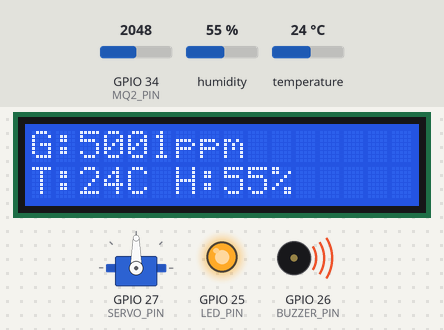
Recording of a sketch running on a simulated ESP32. On the bench: 16×2 character LCD, servo, output pins drawn as LEDs (lit = HIGH), buzzer (waves = sounding, pin HIGH). The inputs (shaded band) are chosen by the test bench; at power-on: GPIO 34 (MQ2_PIN) = 2048, humidity 55 %, temperature 24 °C. WiFi joins after 1.5 s; servers stay silent unless stated.

Above: at 5.0 s.
5.1 s: GPIO 34 (MQ2_PIN) set to 891
At 6.8 s:
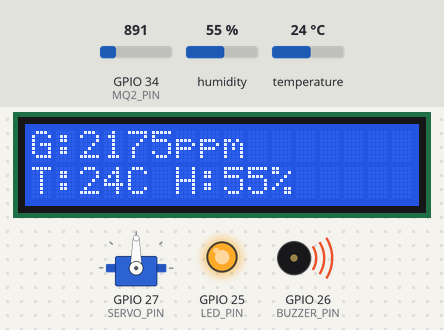
7.4 s: GPIO 34 (MQ2_PIN) set to 753
At 8.9 s:
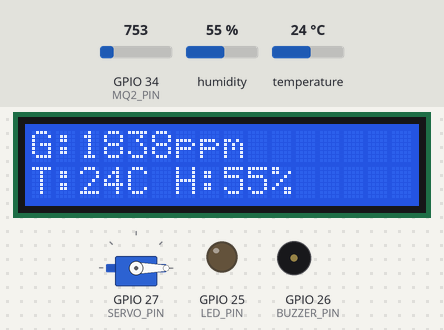
9.5 s: GPIO 34 (MQ2_PIN) set to 43
At 11.0 s:
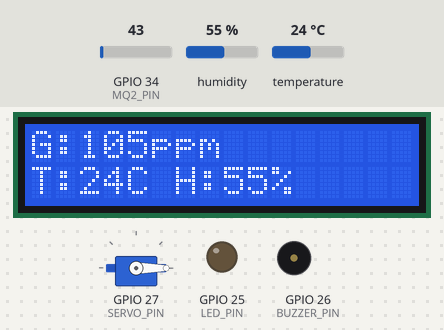
11.5 s: GPIO 34 (MQ2_PIN) set to 36
At 13.0 s:
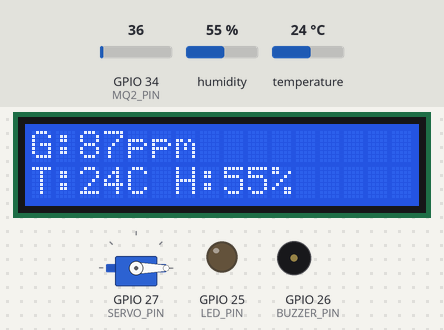
13.6 s: humidity set to 22 %
At 15.0 s:
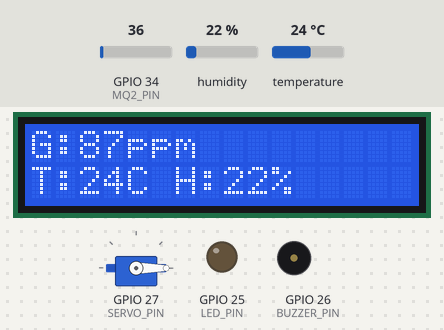
15.6 s: temperature set to 12 °C
At 17.0 s:
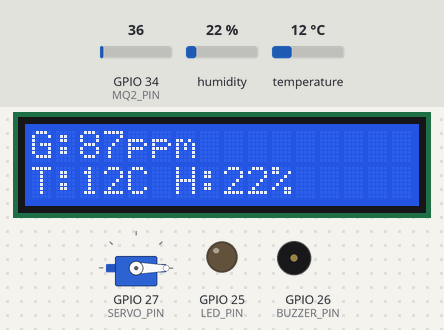
Timing chart, 0 to 18.6 s (numbered marks = the images above; inputs shaded):
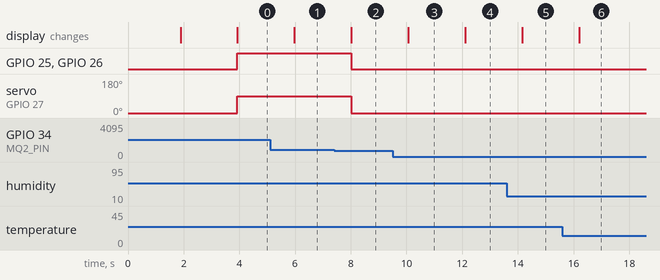

Measured:
- the behaviour switches between 820 and 819 on GPIO 34 (MQ2_PIN) (found by bisection; images 1 and 2)
- after the input at 5.1 s, the display: changes after 0.86 s (image 1)
- after the input at 7.4 s, GPIO 25 (LED_PIN), GPIO 26 (BUZZER_PIN): HIGH → LOW after 0.61 s; servo on GPIO 27 (SERVO_PIN): 90° → 0° after 0.61 s; the display: changes after 0.61 s (image 2)
- after the input at 9.5 s, the display: changes after 0.56 s (image 3)
- after the input at 11.5 s, the display: changes after 0.61 s (image 4)
- after the input at 13.6 s, the display: changes after 0.55 s (image 5)
- after the input at 15.6 s, the display: changes after 0.60 s (image 6)

The sketch:

ESP32_WiFi.ino
```cpp
#define BLYNK_PRINT Serial
#define BLYNK_TEMPLATE_ID "TMPL63gfXiBWP"
#define BLYNK_TEMPLATE_NAME "Gas Leak Detector"
#define BLYNK_AUTH_TOKEN "IQqpFUMgeOu8u_sKFLjVIzcQPxIYGN7v"

#include <WiFi.h>
#include <WiFiClient.h>
#include <BlynkSimpleEsp32.h>
#include <LiquidCrystal_I2C.h>
#include <ESP32Servo.h>
#include <DHT.h>

// WiFi credentials
char ssid[] = "ZTE_2.4G";
char pass[] = "pangetkim!";

// Sensor and actuator pins
#define DHTPIN 14
#define DHTTYPE DHT22
#define MQ2_PIN 34
#define BUZZER_PIN 26
#define LED_PIN 25
#define SERVO_PIN 27
#define GAS_THRESHOLD 2000

// Libraries and objects
DHT dht(DHTPIN, DHTTYPE);
LiquidCrystal_I2C lcd(0x27, 16, 2);
Servo valveServo;

bool systemOn = true;

BLYNK_WRITE(V2) {  // On/Off switch
  systemOn = param.asInt();
}

BLYNK_WRITE(V3) {  // Manual LED control (optional)
  digitalWrite(LED_PIN, param.asInt());
}

void setup() {
  Serial.begin(9600);
  Blynk.begin(BLYNK_AUTH_TOKEN, ssid, pass);
  dht.begin();
  lcd.init();
  lcd.backlight();

  pinMode(MQ2_PIN, INPUT);
  pinMode(BUZZER_PIN, OUTPUT);
  pinMode(LED_PIN, OUTPUT);

  valveServo.attach(SERVO_PIN);
  valveServo.write(0);  // Gas valve open

  lcd.setCursor(0, 0);
  lcd.print("System Initializing");
  delay(2000);
  lcd.clear();
}

void loop() {
  Blynk.run();

  float gasPPM = (analogRead(MQ2_PIN) / 4095.0) * 10000;
  float temp = dht.readTemperature();
  float hum = dht.readHumidity();

  // Send values to Blynk
  Blynk.virtualWrite(V0, temp);     // Temperature
  Blynk.virtualWrite(V1, gasPPM);   // Gas
  Blynk.virtualWrite(V5, hum);      // Humidity

  // LCD display
  lcd.setCursor(0, 0);
  lcd.print("G:");
  lcd.print((int)gasPPM);
  lcd.print("ppm ");

  lcd.setCursor(0, 1);
  lcd.print("T:");
  lcd.print((int)temp);
  lcd.print("C H:");
  lcd.print((int)hum);
  lcd.print("%");

  if (systemOn) {
    if (gasPPM > GAS_THRESHOLD) {
      digitalWrite(BUZZER_PIN, HIGH);
      digitalWrite(LED_PIN, HIGH);
      valveServo.write(90);  // Close valve
      Blynk.logEvent("gas_leak_alert", "Gas Leak Detected!");
    } else {
      digitalWrite(BUZZER_PIN, LOW);
      digitalWrite(LED_PIN, LOW);
      valveServo.write(0);   // Keep valve open
    }
  } else {
    digitalWrite(BUZZER_PIN, LOW);
    digitalWrite(LED_PIN, LOW);
    valveServo.write(0);
  }

  delay(1000);
}
```
